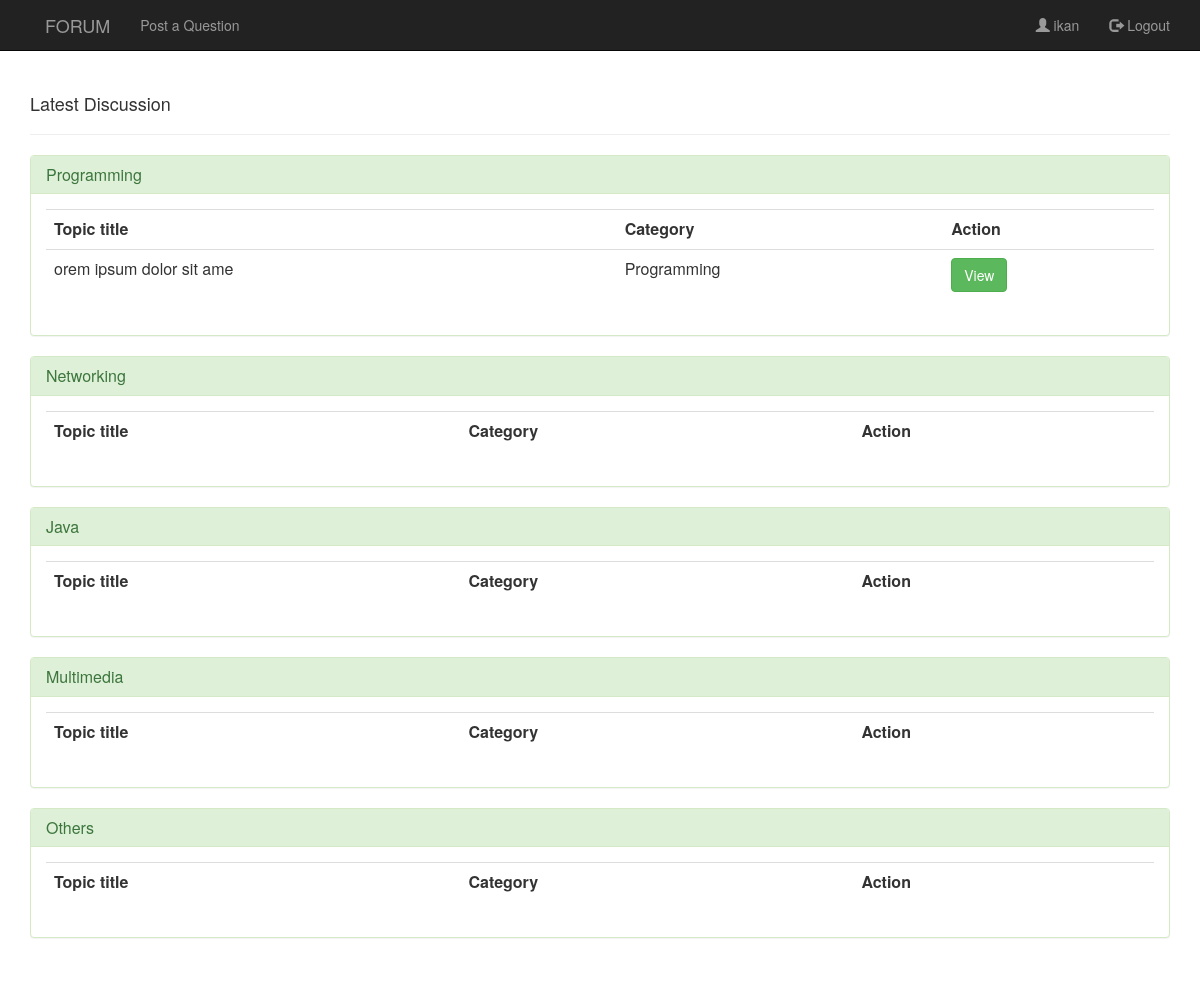
/pages/home.php (signed in), run on the app's committed database.
### tables this page shows
CREATE TABLE `category` (
  `cat_id` int(12) NOT NULL,
  `category` varchar(200) DEFAULT NULL
);

CREATE TABLE `tblpost` (
  `post_Id` int(11) NOT NULL,
  `title` varchar(255) DEFAULT NULL,
  `content` text,
  `datetime` datetime DEFAULT NULL,
  `cat_id` int(12) DEFAULT NULL,
  `user_Id` int(12) DEFAULT NULL
);

### pages/home.php (the view, shortened to what this page needs)
<?php
$username=$_SESSION['username'];
?>
<html>
<head>
	<link rel="stylesheet" type="text/css" href="../css/global.css">
	<link rel="stylesheet" type="text/css" href="../css/bootstrap.css">
	<link rel="stylesheet" type="text/css" href="../css/bootstrap.min.css">
    <link href="//netdna.bootstrapcdn.com/font-awesome/4.0.3/css/font-awesome.css" rel="stylesheet">
</head>
<body>
    <nav class="navbar navbar-inverse navbar-fixed-top">
        <div class="container">
            <div class="navbar-header page-scroll">
                <a class="navbar-brand page-scroll" href="home.php"></a>
            </div>
            <div class="navbar-header">
                <a class="navbar-brand" href="home.php">FORUM</a>
            </div>
            <div class="collapse navbar-collapse">
                <ul class="nav navbar-nav navbar-left">
                    <li><a href="#quest"> Post a Question</a></li>
                </ul>
					 <ul class="nav navbar-nav navbar-right">
                         <li><a href="#" ><span class="glyphicon glyphicon-user"></span> <?php echo $username;?></a></li>
                        <li ><a href="logout.php"><span class="glyphicon glyphicon-log-out"></span> Logout</a></li>
                </ul>
            </div>
        </div>
    </nav>
    <div class="container" style="margin:7% auto;">
    	<h4>Latest Discussion</h4>
    	<hr>
        <?php  include "../functions/db.php";
        $sel = mysqli_query($con,"SELECT * from category");
        while($row=mysqli_fetch_assoc($sel)){
            extract($row);
           echo '<div class="panel panel-success">
                    <div class="panel-heading">
                    <h3 class="panel-title">'.$category.'</h3>
                    </div>
                    <div class="panel-body">
                    <table class="table table-stripped">
                    <tr>
                    <th>Topic title</th>
                    <th>Category</th>
                    <th>Action</th>
                    </tr>';
                    $sel1 = mysqli_query($con,"SELECT * from tblpost where cat_id='$cat_id' ");
                    while($row1=mysqli_fetch_assoc($sel1)){
                        extract($row1);
                        echo '<tr>';
                        echo '<td>'.$title.'</td>';
                        echo '<td>'.$category.'</td>';
                        echo '<td><a href="content.php?post_id='.$post_Id.'"><button class="btn btn-success">View</button></td>';
                        echo '</tr>';
                    }
                echo '</table>
                    </div>
                </div>';
        }
        ?>
</body>
</html>

### css/global.css (style rules this page uses)
body { background-color: #eee; }

### data on the page
category: category "Programming"
tblpost: title "orem ipsum dolor sit ame", cat.category "Programming"
category: category "Networking"
category: category "Java"
category: category "Multimedia"
category: category "Others"

### other printed values
$username "ikan"
